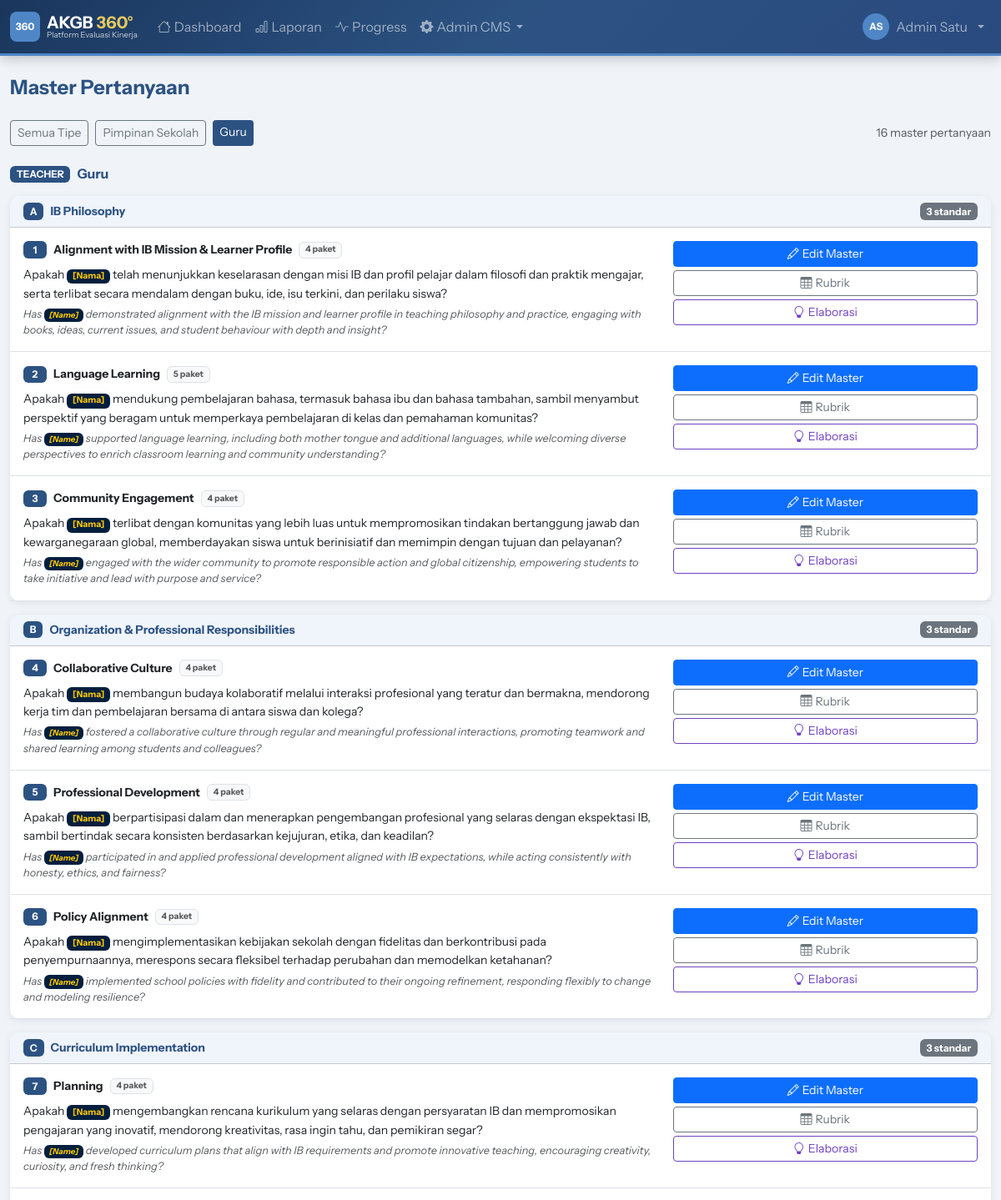
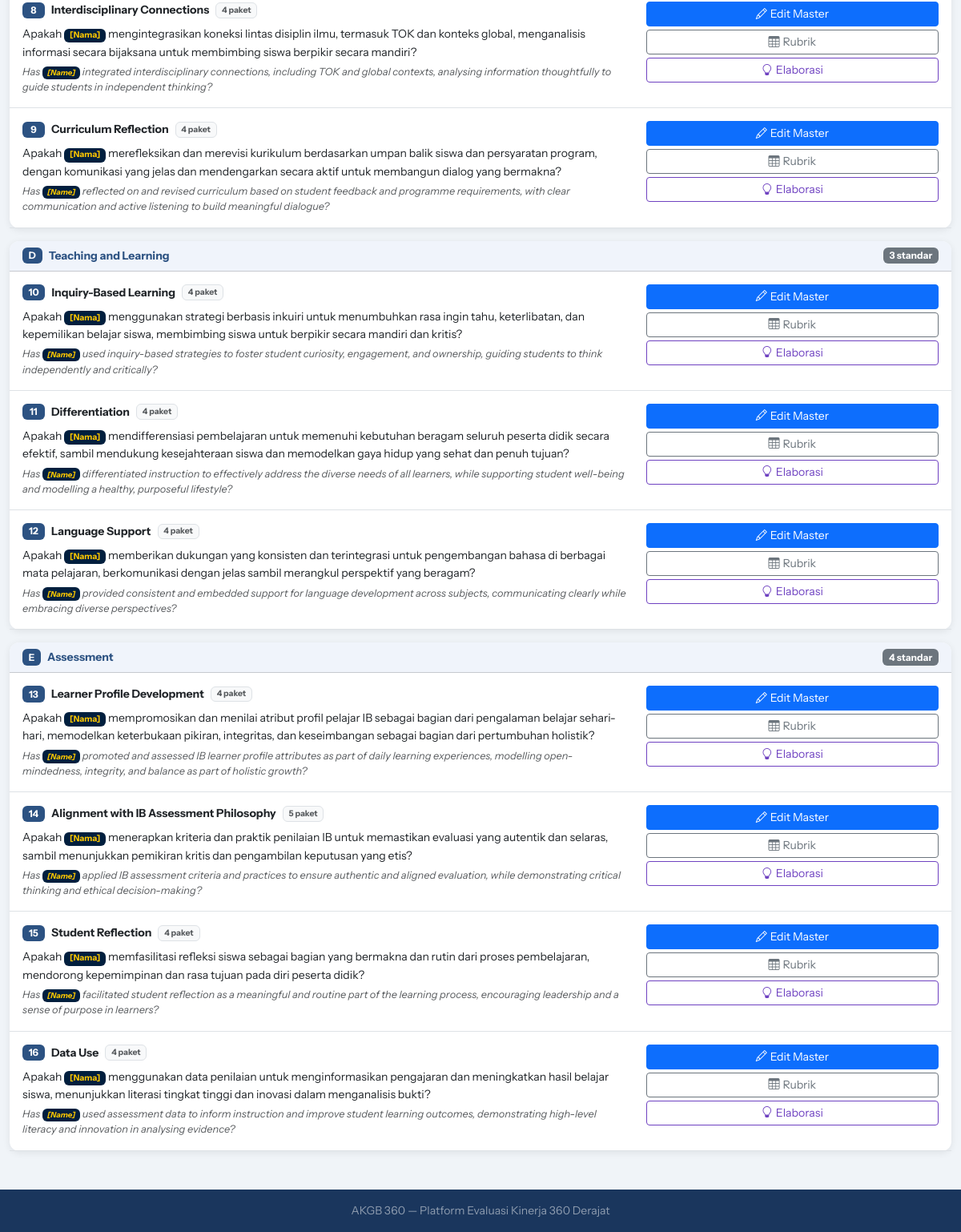
Before: /demo/admin/questions_master.php?et=teacher (signed in) with the older database file (2 pictures, top to bottom).
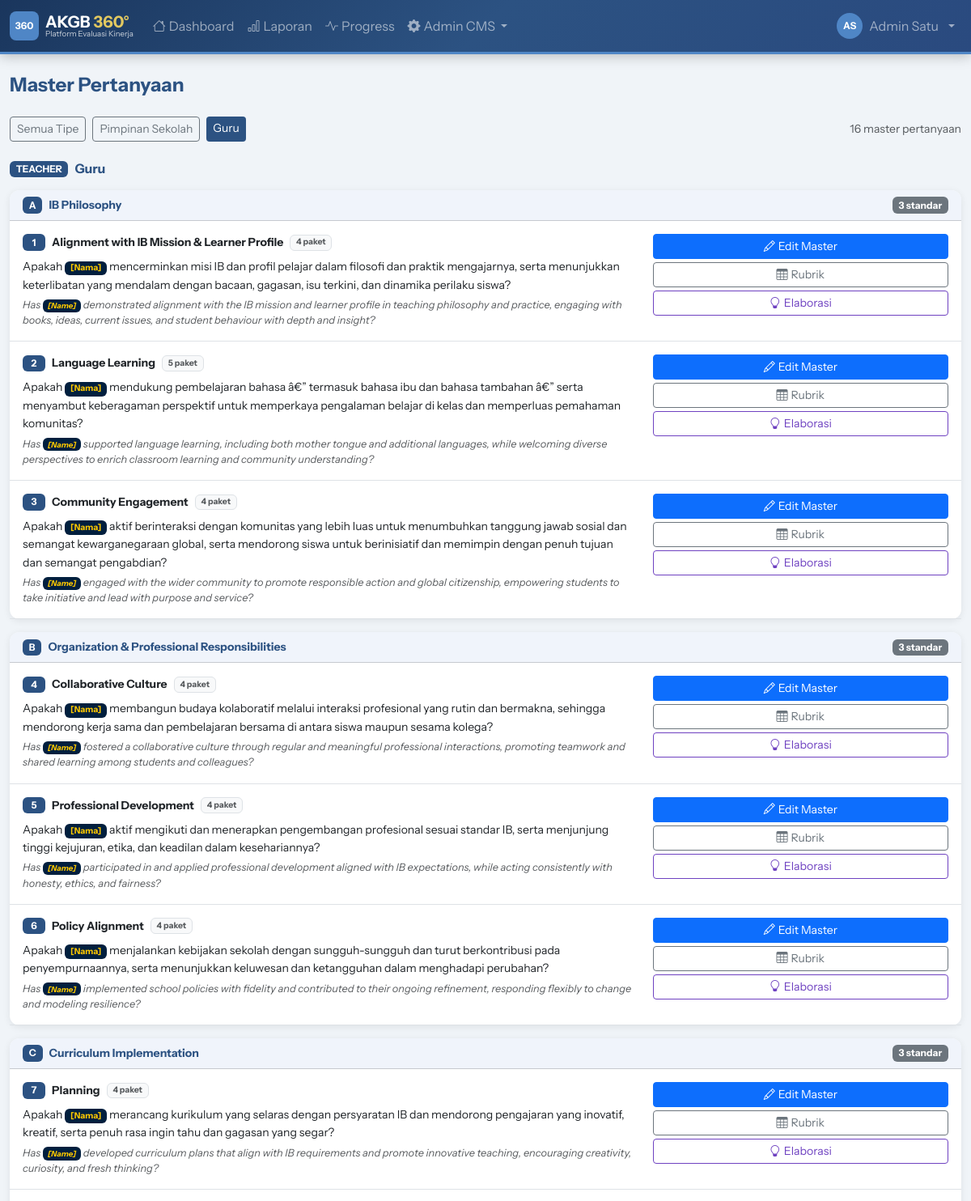
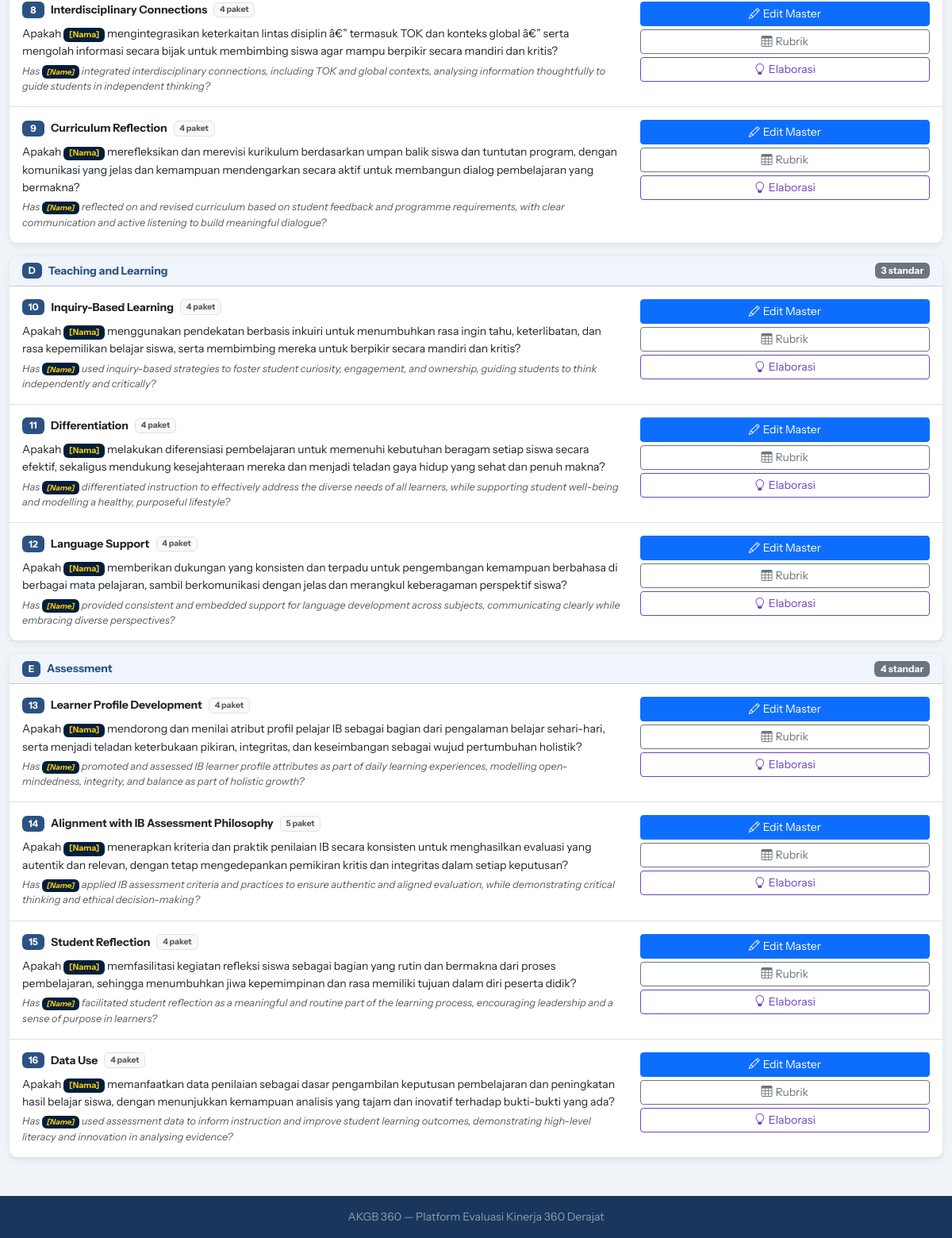
After: the same page with the newer database file (2 pictures, top to bottom).
### tables this page shows
CREATE TABLE `eval_types` (
  `id` int NOT NULL AUTO_INCREMENT,
  `code` varchar(20) NOT NULL,
  `name` varchar(100) NOT NULL,
  PRIMARY KEY (`id`),
  UNIQUE KEY `code` (`code`)
);

CREATE TABLE `questions` (
  `id` int NOT NULL AUTO_INCREMENT,
  `standard_id` int NOT NULL,
  `question_id_text` text NOT NULL,
  `question_en_text` text NOT NULL,
  PRIMARY KEY (`id`),
  KEY `standard_id` (`standard_id`),
  CONSTRAINT `questions_ibfk_1` FOREIGN KEY (`standard_id`) REFERENCES `standards` (`id`)
);

CREATE TABLE `standards` (
  `id` int NOT NULL AUTO_INCREMENT,
  `domain_id` int NOT NULL,
  `name` varchar(250) NOT NULL,
  `description` text,
  `extended_description` text,
  `elaboration_id` text,
  `elaboration_en` text,
  `order_num` int DEFAULT '0',
  PRIMARY KEY (`id`),
  KEY `domain_id` (`domain_id`),
  CONSTRAINT `standards_ibfk_1` FOREIGN KEY (`domain_id`) REFERENCES `domains` (`id`)
);

CREATE TABLE `domains` (
  `id` int NOT NULL AUTO_INCREMENT,
  `eval_type_id` int NOT NULL,
  `code` varchar(10) DEFAULT NULL,
  `name` varchar(200) NOT NULL,
  `description` text,
  `order_num` int DEFAULT '0',
  PRIMARY KEY (`id`),
  KEY `eval_type_id` (`eval_type_id`),
  CONSTRAINT `domains_ibfk_1` FOREIGN KEY (`eval_type_id`) REFERENCES `eval_types` (`id`)
);

### public_html/demo/includes/db.php (called while the page is built, shortened)
<?php
class Database {
    private static ?PDO $instance = null;
    public static function getInstance(): PDO {
        if (self::$instance === null) {
            $dsn = "mysql:host=" . DB_HOST . ";dbname=" . DB_NAME . ";charset=" . DB_CHARSET;
            $options = [
                PDO::ATTR_ERRMODE            => PDO::ERRMODE_EXCEPTION,
                PDO::ATTR_DEFAULT_FETCH_MODE => PDO::FETCH_ASSOC,
                PDO::ATTR_EMULATE_PREPARES   => false,
            ];
            try {
                self::$instance = new PDO($dsn, DB_USER, DB_PASS, $options);
            } catch (PDOException $e) {
                die(json_encode(['error' => 'Database connection failed: ' . $e->getMessage()]));
            }
        }
        return self::$instance;
    }
    public static function query(string $sql, array $params = []): PDOStatement {
        $stmt = self::getInstance()->prepare($sql);
        $stmt->execute($params);
        return $stmt;
    }
    public static function fetchAll(string $sql, array $params = []): array {
        return self::query($sql, $params)->fetchAll();
    }
    public static function fetchOne(string $sql, array $params = []): ?array {
        $row = self::query($sql, $params)->fetch();
        return $row ?: null;
    }
}

### public_html/demo/includes/functions.php (called while the page is built, shortened)
<?php
function h(string $s = ''): string {
    return htmlspecialchars($s, ENT_QUOTES, 'UTF-8');
}

### public_html/demo/admin/questions_master.php (the view, shortened to what the rows shown need)
<?php
require_once __DIR__ . '/../includes/db.php';
require_once __DIR__ . '/../includes/functions.php';
require_once __DIR__ . '/../includes/layout.php';
$filterEt = $_GET['et'] ?? '';
$evalTypes = Database::fetchAll("SELECT * FROM eval_types ORDER BY id");
$whereEt = $filterEt ? "AND et.code = '$filterEt'" : '';
$rows = Database::fetchAll("
    SELECT
        q.id as q_id, q.question_id_text, q.question_en_text,
        s.id as s_id, s.name as s_name, s.order_num as s_order,
        s.elaboration_id, s.elaboration_en,
        d.id as d_id, d.name as d_name, d.code as d_code, d.order_num as d_order,
        et.id as et_id, et.name as et_name, et.code as et_code
    FROM questions q
    JOIN standards s ON q.standard_id = s.id
    JOIN domains d ON s.domain_id = d.id
    JOIN eval_types et ON d.eval_type_id = et.id
    WHERE 1=1 $whereEt
    ORDER BY et.id, d.order_num, d.id, s.order_num, s.id
");
$grouped = [];
foreach ($rows as $r) {
    $etCode = $r['et_code'];
    $did    = $r['d_id'];
    $sid    = $r['s_id'];
    if (!isset($grouped[$etCode])) {
        $grouped[$etCode] = ['name'=>$r['et_name'],'domains'=>[]];
    }
    if (!isset($grouped[$etCode]['domains'][$did])) {
        $grouped[$etCode]['domains'][$did] = ['name'=>$r['d_name'],'code'=>$r['d_code'],'standards'=>[]];
    }
    if (!isset($grouped[$etCode]['domains'][$did]['standards'][$sid])) {
        $grouped[$etCode]['domains'][$did]['standards'][$sid] = [
            'name'           => $r['s_name'],
            'elaboration_id' => $r['elaboration_id'],
            'elaboration_en' => $r['elaboration_en'],
            'q_id'           => $r['q_id'],
            'text_id'        => $r['question_id_text'],
            'text_en'        => $r['question_en_text'],
        ];
        $grouped[$etCode]['domains'][$did]['standards'][$sid]['descriptors'] =
            Database::fetchAll("SELECT * FROM grade_descriptors WHERE question_id=? ORDER BY grade", [$r['q_id']]);
        $grouped[$etCode]['domains'][$did]['standards'][$sid]['pkg_count'] =
            Database::fetchOne("SELECT COUNT(*) c FROM package_questions WHERE question_id=?", [$r['q_id']])['c'];
    }
}
ob_start(); ?>
<div class="d-flex gap-2 mb-4 flex-wrap">
  <a href="?et=" class="btn btn-sm <?= !$filterEt?'btn-navy':'btn-outline-secondary' ?>">
    Semua Tipe
  </a>
  <?php foreach ($evalTypes as $et): ?>
  <a href="?et=<?= urlencode($et['code']) ?>"
     class="btn btn-sm <?= $filterEt===$et['code']?'btn-navy':'btn-outline-secondary' ?>">
    <?= h($et['name']) ?>
  </a>
  <?php endforeach; ?>
  <span class="ms-auto text-muted small align-self-center">
    <?= array_sum(array_map(fn($et)=>array_sum(array_map(fn($d)=>count($d['standards']),$et['domains'])),$grouped)) ?> master pertanyaan
  </span>
</div>
<?php foreach ($grouped as $etCode => $et):
  $qNum = 0;
?>
<div class="mb-4">
  <h6 class="fw-bold text-navy mb-3 d-flex align-items-center gap-2">
    <span class="badge" style="background:var(--ktb-navy)">
      <?= strtoupper($etCode) ?>
    </span>
    <?= h($et['name']) ?>
  </h6>
  <?php foreach ($et['domains'] as $did => $domain): ?>
  <div class="card mb-3">
    <div class="card-header py-2 d-flex align-items-center gap-2"
         style="background:#f0f4fb">
      <span class="badge badge-navy"><?= h($domain['code']??'—') ?></span>
      <strong class="text-navy small"><?= h($domain['name']) ?></strong>
      <span class="badge bg-secondary ms-auto"><?= count($domain['standards']) ?> standar</span>
    </div>
    <div class="card-body p-0">
      <?php foreach ($domain['standards'] as $sid => $std):
        $qNum++;
        $isEmpty = empty(trim($std['text_id']));
      ?>
      <div class="border-bottom px-3 py-3 <?= $isEmpty?'bg-warning-subtle':'' ?>">
        <div class="row align-items-start">
          <div class="col-md-8">
            <div class="d-flex align-items-center gap-2 mb-2">
              <span class="badge badge-navy" style="min-width:28px"><?= $qNum ?></span>
              <strong class="small"><?= h($std['name']) ?></strong>
              <span class="badge bg-light text-muted border" style="font-size:.65rem">
                <?= $std['pkg_count'] ?> paket
              </span>
            </div>
            <?php if (!$isEmpty): ?>
            <p class="mb-1 small" style="line-height:1.6">
              <?= str_replace('[Nama]','<span class="badge" style="background:#001f3e;color:#ffc901">[Nama]</span>', h($std['text_id'])) ?>
            </p>
            <?php if ($std['text_en']): ?>
            <p class="mb-0 text-muted" style="font-size:.8rem;font-style:italic">
              <?= str_replace('[Name]','<span class="badge" style="background:#001f3e;color:#ffc901">[Name]</span>', h($std['text_en'])) ?>
            </p>
            <?php endif; ?>
            <?php else: ?>
            <p class="text-muted small mb-0 fst-italic">Pertanyaan master belum diisi</p>
            <?php endif; ?>
          </div>
          <div class="col-md-4 text-md-end mt-2 mt-md-0 d-flex flex-md-column gap-1 justify-content-end">
            <button class="btn btn-sm btn-primary" data-bs-toggle="modal"
              data-bs-target="#editMaster<?= $std['q_id'] ?>">
              <i class="bi bi-pencil me-1"></i>Edit Master
            </button>
            <button class="btn btn-sm btn-outline-secondary" data-bs-toggle="modal"
              data-bs-target="#rubrik<?= $std['q_id'] ?>">
              <i class="bi bi-table me-1"></i>Rubrik
            </button>
            <button class="btn btn-sm btn-outline-secondary" style="border-color:#6f42c1;color:#6f42c1"
              data-bs-toggle="modal" data-bs-target="#elab<?= $sid ?>">
              <i class="bi bi-lightbulb me-1"></i>Elaborasi
            </button>
          </div>
        </div>
      </div>
      <?php endforeach;  ?>
    </div>
  </div>
  <?php endforeach;  ?>
</div>
<?php endforeach;  ?>

Changed rows visible on the page:
changed questions "Data Use": question_id_text "Apakah [Nama] menggunakan data penilaian untuk menginformasikan pengajaran dan meningkatkan hasil belajar siswa, menunjukkan literasi tingkat tinggi dan inovasi dalam menganalisis bukti?" → "Apakah [Nama] memanfaatkan data penilaian sebagai dasar pengambilan keputusan pembelajaran dan peningkatan hasil belajar siswa, dengan menunjukkan kemampuan analisis yang tajam dan inovatif terhadap bukti-bukti yang ada?"
changed questions "Alignment with IB Mission & Learner Profile": question_id_text "Apakah [Nama] telah menunjukkan keselarasan dengan misi IB dan profil pelajar dalam filosofi dan praktik mengajar, serta terlibat secara mendalam dengan buku, ide, isu terkini, dan perilaku siswa?" → "Apakah [Nama] mencerminkan misi IB dan profil pelajar dalam filosofi dan praktik mengajarnya, serta menunjukkan keterlibatan yang mendalam dengan bacaan, gagasan, isu terkini, dan dinamika perilaku siswa?"
changed questions "Language Learning": question_id_text "Apakah [Nama] mendukung pembelajaran bahasa, termasuk bahasa ibu dan bahasa tambahan, sambil menyambut perspektif yang beragam untuk memperkaya pembelajaran di kelas dan pemahaman komunitas?" → "Apakah [Nama] mendukung pembelajaran bahasa â€” termasuk bahasa ibu dan bahasa tambahan â€” serta menyambut keberagaman perspektif untuk memperkaya pengalaman belajar di kelas dan memperluas pemahaman komunitas?"
changed questions "Community Engagement": question_id_text "Apakah [Nama] terlibat dengan komunitas yang lebih luas untuk mempromosikan tindakan bertanggung jawab dan kewarganegaraan global, memberdayakan siswa untuk berinisiatif dan memimpin dengan tujuan dan pelayanan?" → "Apakah [Nama] aktif berinteraksi dengan komunitas yang lebih luas untuk menumbuhkan tanggung jawab sosial dan semangat kewarganegaraan global, serta mendorong siswa untuk berinisiatif dan memimpin dengan penuh tujuan dan semangat pengabdian?"
changed questions "Collaborative Culture": question_id_text "…melalui interaksi profesional yang teratur dan bermakna, mendorong kerja tim dan pembelajaran bersama di antara siswa dan kolega?" → "…melalui interaksi profesional yang rutin dan bermakna, sehingga mendorong kerja sama dan pembelajaran bersama di antara siswa maupun sesama kolega?"
changed questions "Professional Development": question_id_text "Apakah [Nama] berpartisipasi dalam dan menerapkan pengembangan profesional yang selaras dengan ekspektasi IB, sambil bertindak secara konsisten berdasarkan kejujuran, etika, dan keadilan?" → "Apakah [Nama] aktif mengikuti dan menerapkan pengembangan profesional sesuai standar IB, serta menjunjung tinggi kejujuran, etika, dan keadilan dalam kesehariannya?"
changed questions "Policy Alignment": question_id_text "Apakah [Nama] mengimplementasikan kebijakan sekolah dengan fidelitas dan berkontribusi pada penyempurnaannya, merespons secara fleksibel terhadap perubahan dan memodelkan ketahanan?" → "Apakah [Nama] menjalankan kebijakan sekolah dengan sungguh-sungguh dan turut berkontribusi pada penyempurnaannya, serta menunjukkan keluwesan dan ketangguhan dalam menghadapi perubahan?"
changed questions "Planning": question_id_text "Apakah [Nama] mengembangkan rencana kurikulum yang selaras dengan persyaratan IB dan mempromosikan pengajaran yang inovatif, mendorong kreativitas, rasa ingin tahu, dan pemikiran segar?" → "Apakah [Nama] merancang kurikulum yang selaras dengan persyaratan IB dan mendorong pengajaran yang inovatif, kreatif, serta penuh rasa ingin tahu dan gagasan yang segar?"
changed questions "Interdisciplinary Connections": question_id_text "Apakah [Nama] mengintegrasikan koneksi lintas disiplin ilmu, termasuk TOK dan konteks global, menganalisis informasi secara bijaksana untuk membimbing siswa berpikir secara mandiri?" → "Apakah [Nama] mengintegrasikan keterkaitan lintas disiplin â€” termasuk TOK dan konteks global â€” serta mengolah informasi secara bijak untuk membimbing siswa agar mampu berpikir secara mandiri dan kritis?"
changed questions "Curriculum Reflection": question_id_text "…umpan balik siswa dan persyaratan program, dengan komunikasi yang jelas dan mendengarkan secara aktif untuk membangun dialog yang bermakna?" → "…umpan balik siswa dan tuntutan program, dengan komunikasi yang jelas dan kemampuan mendengarkan secara aktif untuk membangun dialog pembelajaran yang bermakna?"
changed questions "Inquiry-Based Learning": question_id_text "Apakah [Nama] menggunakan strategi berbasis inkuiri untuk menumbuhkan rasa ingin tahu, keterlibatan, dan kepemilikan belajar siswa, membimbing siswa untuk berpikir secara mandiri…" → "Apakah [Nama] menggunakan pendekatan berbasis inkuiri untuk menumbuhkan rasa ingin tahu, keterlibatan, dan rasa kepemilikan belajar siswa, serta membimbing mereka untuk berpikir secara mandiri…"
changed questions "Differentiation": question_id_text "Apakah [Nama] mendifferensiasi pembelajaran untuk memenuhi kebutuhan beragam seluruh peserta didik secara efektif, sambil mendukung kesejahteraan siswa dan memodelkan gaya hidup yang sehat dan penuh tujuan?" → "Apakah [Nama] melakukan diferensiasi pembelajaran untuk memenuhi kebutuhan beragam setiap siswa secara efektif, sekaligus mendukung kesejahteraan mereka dan menjadi teladan gaya hidup yang sehat dan penuh makna?"
changed questions "Language Support": question_id_text "…dukungan yang konsisten dan terintegrasi untuk pengembangan bahasa di berbagai mata pelajaran, berkomunikasi dengan jelas sambil merangkul perspektif yang beragam?" → "…dukungan yang konsisten dan terpadu untuk pengembangan kemampuan berbahasa di berbagai mata pelajaran, sambil berkomunikasi dengan jelas dan merangkul keberagaman perspektif siswa?"
changed questions "Learner Profile Development": question_id_text "Apakah [Nama] mempromosikan dan menilai atribut profil pelajar IB sebagai bagian dari pengalaman belajar sehari-hari, memodelkan keterbukaan pikiran, integritas, dan keseimbangan sebagai bagian dari pertumbuhan holistik?" → "Apakah [Nama] mendorong dan menilai atribut profil pelajar IB sebagai bagian dari pengalaman belajar sehari-hari, serta menjadi teladan keterbukaan pikiran, integritas, dan keseimbangan sebagai wujud pertumbuhan holistik?"
changed questions "Alignment with IB Assessment Philosophy": question_id_text "…dan praktik penilaian IB untuk memastikan evaluasi yang autentik dan selaras, sambil menunjukkan pemikiran kritis dan pengambilan keputusan yang etis?" → "…dan praktik penilaian IB secara konsisten untuk menghasilkan evaluasi yang autentik dan relevan, dengan tetap mengedepankan pemikiran kritis dan integritas dalam setiap keputusan?"
changed questions "Student Reflection": question_id_text "Apakah [Nama] memfasilitasi refleksi siswa sebagai bagian yang bermakna dan rutin dari proses pembelajaran, mendorong kepemimpinan dan rasa tujuan pada diri peserta didik?" → "Apakah [Nama] memfasilitasi kegiatan refleksi siswa sebagai bagian yang rutin dan bermakna dari proses pembelajaran, sehingga menumbuhkan jiwa kepemimpinan dan rasa memiliki tujuan dalam diri peserta didik?"
